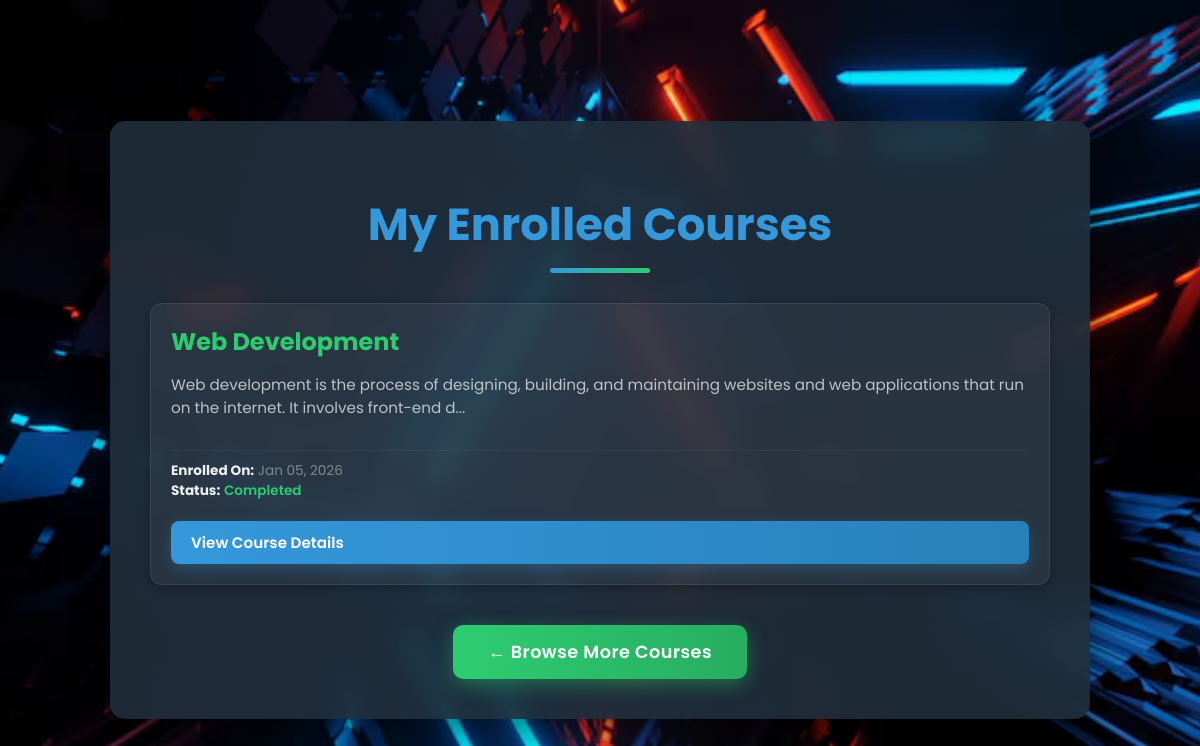
The page /my_courses.php (signed in) on the database its author committed.
### tables this page shows
CREATE TABLE `enrollments` (
  `enrollment_id` int(11) NOT NULL,
  `user_id` int(11) NOT NULL,
  `course_id` int(11) NOT NULL,
  `enrollment_date` datetime DEFAULT current_timestamp(),
  `status` enum('In Progress','completed','dropped') DEFAULT 'In Progress',
  `rating` int(11) DEFAULT NULL
);

CREATE TABLE `courses` (
  `course_id` int(11) NOT NULL,
  `name` varchar(255) NOT NULL,
  `description` text DEFAULT NULL,
  `duration` varchar(50) NOT NULL,
  `Instructor_name` varchar(100) NOT NULL,
  `category` varchar(255) DEFAULT NULL,
  `image_path` varchar(255) DEFAULT NULL,
  `short_intro` text DEFAULT NULL
);

### my_courses.php (the view, shortened to what this page needs)
<?php
$servername = "localhost";
$username = "root";
$password = "";
$dbname = "course_recommender_db";
$conn = new mysqli($servername, $username, $password, $dbname);
$user_id = $_SESSION['user_id'];
$stmt = $conn->prepare("
    SELECT c.course_id, c.name, c.description, e.enrollment_date, e.status
    FROM enrollments e
    JOIN courses c ON e.course_id = c.course_id
    WHERE e.user_id = ?
    ORDER BY e.enrollment_date DESC
");
$stmt->bind_param('i', $user_id);
$stmt->execute();
$enrolled_courses = $stmt->get_result();
?>
<!DOCTYPE html>
<html lang="en">
<head>
</head>
<body>
    <div class="container">
        <h1>My Enrolled Courses</h1>
        <?php if ($enrolled_courses->num_rows > 0): ?>
            <div class="course-list">
                <?php while ($row = $enrolled_courses->fetch_assoc()): ?>
                    <div class="course-card">
                        <div>
                            <h3><?= htmlspecialchars($row['name']) ?></h3>
                            <p><?= htmlspecialchars(substr($row['description'], 0, 150)) . (strlen($row['description']) > 150 ? '...' : '') ?></p>
                        </div>
                        <div class="enroll-info">
                            <strong>Enrolled On:</strong> <?= date('M d, Y', strtotime($row['enrollment_date'])) ?><br>
                            <strong>Status:</strong> <span class="status <?= strtolower(htmlspecialchars($row['status'])) ?>"><?= ucfirst(htmlspecialchars($row['status'])) ?></span>
                        </div>
                        <a href="course_details.php?course_id=<?= $row['course_id'] ?>" class="view-course-button">View Course Details</a>
                    </div>
                <?php endwhile; ?>
            </div>
        <?php else: ?>
            <p>You are not currently enrolled in any courses.</p>
        <?php endif; ?>
        <a href="courses.php" class="back-button">← Browse More Courses</a>
    </div>
</body>
</html>

### my_courses.php (style rules this page uses)
body { font-family: 'Poppins', sans-serif; background: #2c3e50; background-image: url('images/coursebackground.jpg'); background-size: cover; background-position: center; background-attachment: fixed; color: #ecf0f1; padding: 20px; display: flex; justify-content: center; align-items: center; min-height: 100vh; margin: 0; }
.container { max-width: 900px; margin: 20px auto; background: rgba(33, 47, 60, 0.9); backdrop-filter: blur(12px); -webkit-backdrop-filter: blur(12px); border-radius: 15px; padding: 40px; box-shadow: 0 12px 35px rgba(0, 0, 0, 0.5); text-align: center; animation: fadeIn 0.8s ease-out; }
h1 { font-size: 2.8rem; margin-bottom: 30px; color: #3498db; font-weight: 700; position: relative; padding-bottom: 15px; }
h1::after { content: ''; position: absolute; left: 50%; bottom: 0; transform: translateX(-50%); width: 100px; height: 5px; background: linear-gradient(to right, #3498db, #2ecc71); border-radius: 3px; }
.course-list { display: grid; grid-template-columns: repeat(auto-fit, minmax(280px, 1fr)); gap: 25px; margin-top: 30px; }
.course-card { background: rgba(255, 255, 255, 0.05); padding: 20px; border-radius: 12px; border: 1px solid rgba(255, 255, 255, 0.08); box-shadow: 0 3px 10px rgba(0, 0, 0, 0.25); transition: transform 0.2s ease, background 0.2s ease; text-align: left; display: flex; flex-direction: column; justify-content: space-between; }
.course-card h3 { color: #2ecc71; margin-top: 0; font-size: 1.5rem; margin-bottom: 10px; }
.course-card p { font-size: 0.95rem; line-height: 1.5; color: #bdc3c7; flex-grow: 1; }
.course-card .enroll-info { font-size: 0.85rem; color: #7f8c8d; margin-top: 15px; padding-top: 10px; border-top: 1px solid rgba(255, 255, 255, 0.05); }
.course-card .enroll-info strong { color: #ecf0f1; }
.course-card .enroll-info .status { font-weight: 600; color: #3498db; }
.course-card .enroll-info .status.completed { color: #2ecc71; }
.view-course-button { display: inline-block; margin-top: 20px; padding: 10px 20px; background: linear-gradient(to right, #3498db, #2980b9); color: white; text-decoration: none; border-radius: 8px; font-weight: 600; font-size: 0.95rem; transition: all 0.3s ease; box-shadow: 0 4px 15px rgba(52, 152, 219, 0.3); }
.back-button { display: inline-block; margin-top: 40px; padding: 14px 35px; background: linear-gradient(to right, #2ecc71, #27ae60); color: white; text-decoration: none; border-radius: 10px; font-weight: 600; font-size: 1.1rem; transition: all 0.3s ease; box-shadow: 0 6px 20px rgba(46, 204, 113, 0.4); letter-spacing: 0.5px; }

### rows shown on the page
enrollments: course.name "Web Development", course.description "Web development is the process of designing, building, and maintaining websites and web applications that run on the internet. It involves front-end d", enrollment_date "Jan 05, 2026", status "Completed"
